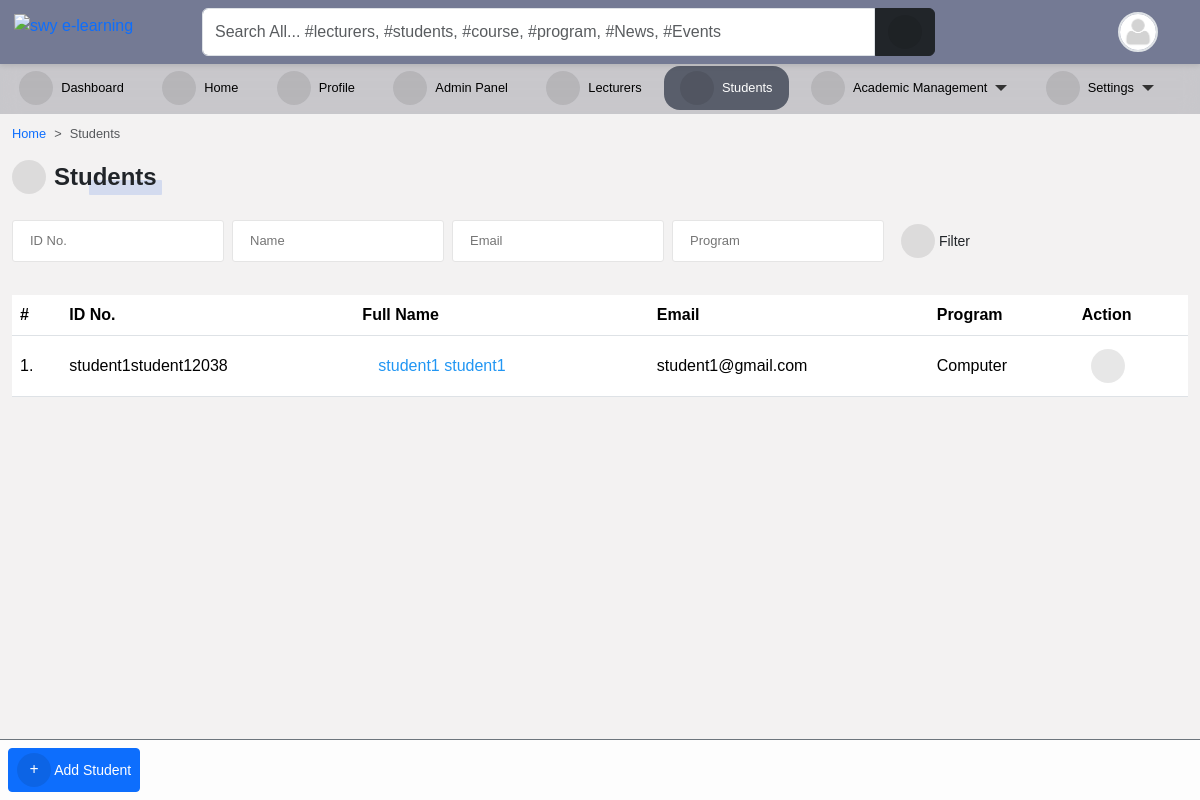
The app's page /accounts/students/ (signed in) with its own data.
### accounts/models.py (models this page shows, shortened)
class User(AbstractUser):
    is_student = models.BooleanField(default=False)
    is_lecturer = models.BooleanField(default=False)
    gender = models.CharField(max_length=1, choices=GENDERS, blank=True, null=True)
    phone = models.CharField(max_length=60, blank=True, null=True)
    address = models.CharField(max_length=60, blank=True, null=True)
    picture = models.ImageField(
        upload_to="profile_pictures/%y/%m/%d/", default="default.png", null=True
    )
    email = models.EmailField(blank=True, null=True)
    username_validator = ASCIIUsernameValidator()
    objects = CustomUserManager()
    class Meta:
        ordering = ("-date_joined",)
    @property
    def get_full_name(self):
        full_name = self.username
        if self.first_name and self.last_name:
            full_name = self.first_name + " " + self.last_name
        return full_name
    @property
    def get_user_role(self):
        if self.is_superuser:
            role = "Admin"
        elif self.is_student:
            role = "Student"
        elif self.is_lecturer:
            role = "Lecturer"
        return role

class Student(models.Model):
    student = models.OneToOneField(User, on_delete=models.CASCADE)
    level = models.CharField(max_length=25, choices=LEVEL, null=True)
    program = models.ForeignKey(Program, on_delete=models.CASCADE, null=True)
    objects = StudentManager()
    class Meta:
        ordering = ("-student__date_joined",)

### course/models.py (models this page shows, shortened)
class Program(models.Model):
    title = models.CharField(max_length=150, unique=True)
    summary = models.TextField(null=True, blank=True)
    objects = ProgramManager()

### accounts/views.py (the view)
# urls.py: path("students/", StudentListView.as_view(), name="student_list"),
@method_decorator([login_required(login_url='sign_in'), admin_required], name="dispatch")
class StudentListView(FilterView):
    filterset_class = StudentFilter
    template_name = "accounts/student_list.html"
    paginate_by = 10
    def get_context_data(self, **kwargs):
        context = super().get_context_data(**kwargs)
        context["title"] = "Students"
        return context

### templates/accounts/student_list.html (shortened to what this page needs)
{% extends 'base.html' %}
{% block content %}
<nav style="--bs-breadcrumb-divider: '>';" aria-label="breadcrumb">
    <ol class="breadcrumb">
      <li class="breadcrumb-item"><a href="/">Home</a></li>
      <li class="breadcrumb-item active" aria-current="page">Students</li>
    </ol>
</nav>
{% if request.user.is_superuser %}
<div class="manage-wrap">
    <a class="btn btn-sm btn-primary" href="{% url 'add_student' %}"><i class="fas fa-plus"></i> Add Student</a>
</div>
{% endif %}
<div class="title-1"><i class="fas fa-user-graduate"></i>Students</div>
<br>
<br>
{% include 'snippets/filter_form.html' %}
<div class="table-responsive table-shadow table-light table-striped m-0 mt-4">
    <table class="table">
        <thead>
            <tr>
                <th>#</th>
                <th> ID No. </th>
                <th> Full Name </th>
                <th> Email </th>
                <th> Program </th>
                {% if request.user.is_superuser %}
                <th> Action </th>
                {% endif %}
            </tr>
        </thead>
        <tbody>
            {% for student in filter.qs %}
            <tr>
                <td> {{ forloop.counter }}.</td>
                <td>{{ student.student.username }} </td>
                <td><a href="{% url 'profile_single' student.student.id %}">{{ student.student.get_full_name }}</a></td>
                <td>{{ student.student.email }} </td>
                <td>{{ student.program.title }}</td>
                {% if request.user.is_superuser %}
                <td>
                    <div class="dropdown">
                        <button class="btn btn-sm" type="button" data-bs-toggle="dropdown" aria-expanded="false">
                            <i class="fa fa-ellipsis-vertical"></i>
                        </button>
                      </div>
                </td>
                {% endif %}
            {% endfor %}
        </tbody>
    </table>
</div>
{% endblock content %}

### templates/navbar.html (shortened to what this page needs)
{% load static %}
<div id="top-navbar" class="py-2 top-navbar">
	<div class="container">
		<a href="/" class="head-logo">
			<img src="{% static 'img/swy e-learning.jpg' %}" width="40px" alt="swy e-learning">
		</a>
		<div class="nav-wrapper">
			<form class="form-header" action="{% url 'query' %}" method="GET">
				<input id="primary-search" class="form-control rounded-end-0" type="text" name="q" value="{{ request.GET.q }}"
					placeholder="Search All... #lecturers, #students, #course, #program, #News, #Events" required />
				<button class="btn btn-dark rounded-start-0" type="submit">
					<i class="fas fa-search"></i>
				</button>
			</form>
			<div class="dropdown index">
				<div class="avatar border border-2" type="button" data-bs-toggle="dropdown" aria-expanded="false">
					<img src="{{ request.user.picture.url }}">
				</div>
			</div>
		</div>
	</div>
</div>

### static/scss/style1.css (style rules this page uses)
*, body { font-family: "Rubik", sans-serif; }
body { background-color: #f3f2f2; }
.table td, .table th { vertical-align: middle; }
.table tbody > tr > td > a { display: flex; color: #2196f3; padding: 0.5rem 1rem; transition: 0.2s; }
#top-navbar { position: fixed; top: 0; right: 0; -webkit-margin-start: -10px; z-index: 90; padding: 0; background: #747a94; box-shadow: 0px 2px 5px 0px rgba(0, 0, 0, 0.1); transition: 0.3s; margin: 0; }
#top-navbar .container { display: flex; background-color: transparent; position: relative; }
#top-navbar .nav-wrapper { display: flex; flex-wrap: wrap; justify-content: space-between; align-items: center; width: 100%; margin-left: 10rem; background-color: transparent; }
#top-navbar .nav-wrapper .form-header { display: flex; flex: 0.8; }
#top-navbar .nav-wrapper .form-header button { flex: 0.1; }
#top-navbar { left: 0; }
.manage-wrap { position: fixed; bottom: 0; right: 0; left: 300px; padding: 0.5rem; z-index: 10; background-color: rgba(255, 255, 255, 0.8); border-top: 1px solid #6c757d; transition: 0.3s; }
.manage-wrap { left: 0; }
.au-input { display: flex; width: auto; line-height: 40px; border: 1px solid #e5e5e5; font-family: inherit; font-size: 13px; color: #666; padding: 0 17px; border-radius: 3px; transition: all 0.2s ease; }
.avatar { width: 40px; height: 40px; border-radius: 50%; overflow: hidden; }
.avatar img { width: 100%; height: 100%; -o-object-fit: cover; object-fit: cover; }
a { color: var(--bs-primary); text-decoration: none; }
.title-1 { position: relative; display: inline-flex; align-items: center; font-family: inherit; text-transform: capitalize; font-weight: 700; font-size: 24px; border-radius: 0.2em; }
.title-1::before { content: ""; position: absolute; bottom: 0; right: -5px; width: 50%; height: 15px; z-index: -1; border-radius: 1px; background-color: rgba(83, 126, 226, 0.2); animation: lineAnim 1s ease-in forwards; }
.title-1 i { margin-right: 8px; }
.fas, .fa { font-size: 16px; display: inline-flex; align-items: center; justify-content: center; width: 34px; height: 34px; background-color: rgba(0, 0, 0, 0.093); border-radius: 50%; }

### templates/aside.html (style rules this page uses)
li { font-size: .8rem; }

### templates/navbar.html (style rules this page uses)
.head-logo { position: absolute; left: -1rem; top: 0.3rem; }

### records on screen
User: user.picture (placeholder picture)
Student: student.username "student1student12038", student.get_full_name "student1 student1", student.email "student1@gmail.com", program "Computer"
